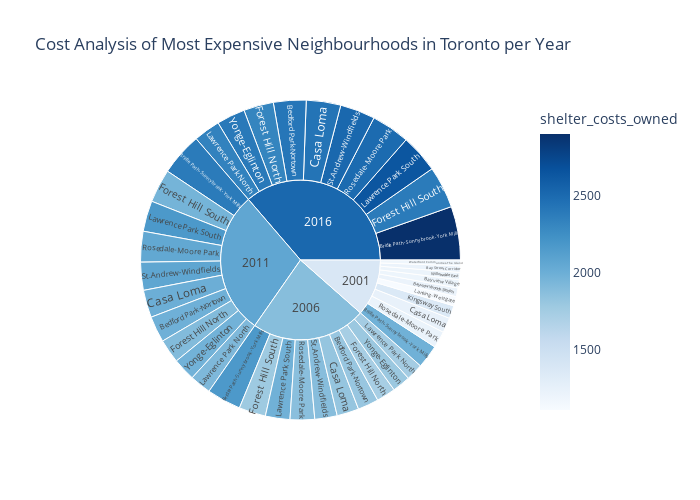

Notebook code for this chart:
### Code cell
# Create the sunburst chart
sunburst_plot = px.sunburst(exp_nbhood_sunburst, path=['year', 'neighbourhood'], 
                  values='average_house_value',  color='shelter_costs_owned',
                  hover_data=['shelter_costs_owned', 'shelter_costs_rented'],
                  color_continuous_scale='Blues',
                  title = "Cost Analysis of Most Expensive Neighbourhoods in Toronto per Year", width=700, height=500
                     )
sunburst_plot.show()

### Figure 1 — Plotly figure (JSON) as saved in the notebook; plotly's stock layout.template omitted (floating-point values rounded to 4 significant figures; data arrays with more than 128 entries replaced by an {"elided": "..."} marker saying what was removed)
{"data": [{"branchvalues": "total", "customdata": {"elided": "44x3 mixed values"}, "domain": {"x": [0, 1], "y": [0, 1]}, "hovertemplate": "labels=%{label}<br>average_house_value=%{value}<br>parent=%{parent}<br>id=%{id}<br>shelter_costs_owned=%{color}<br>shelter_costs_rented=%{customdata[1]}<extra></extra>", "ids": ["2001/Bay Street Corridor", "2001/Bayview Village", "2001/Bayview Woods-Steeles", "2006/Bedford Park-Nortown", "2011/Bedford Park-Nortown", "2016/Bedford Park-Nortown", "2001/Bridle Path-Sunnybrook-York Mills", "2006/Bridle Path-Sunnybrook-York Mills", "2011/Bridle Path-Sunnybrook-York Mills", "2016/Bridle Path-Sunnybrook-York Mills", "2001/Casa Loma", "2006/Casa Loma", "2011/Casa Loma", "2016/Casa Loma", "2006/Forest Hill North", "2011/Forest Hill North", "2016/Forest Hill North", "2006/Forest Hill South", "2011/Forest Hill South", "2016/Forest Hill South", "2001/Kingsway South", "2001/Lansing-Westgate", "2006/Lawrence Park North", "2011/Lawrence Park North", "2016/Lawrence Park North", "2006/Lawrence Park South", "2011/Lawrence Park South", "2016/Lawrence Park South", "2001/Rosedale-Moore Park", "2006/Rosedale-Moore Park", "2011/Rosedale-Moore Park", "2016/Rosedale-Moore Park", "2006/St.Andrew-Windfields", "2011/St.Andrew-Windfields", "2016/St.Andrew-Windfields", "2001/Waterfront Communities-The Island", "2001/Willowdale East", "2006/Yonge-Eglinton", "2011/Yonge-Eglinton", "2016/Yonge-Eglinton", "2001", "2006", "2011", "2016"], "labels": ["Bay Street Corridor", "Bayview Village", "Bayview Woods-Steeles", "Bedford Park-Nortown", "Bedford Park-Nortown", "Bedford Park-Nortown", "Bridle Path-Sunnybrook-York Mills", "Bridle Path-Sunnybrook-York Mills", "Bridle Path-Sunnybrook-York Mills", "Bridle Path-Sunnybrook-York Mills", "Casa Loma", "Casa Loma", "Casa Loma", "Casa Loma", "Forest Hill North", "Forest Hill North", "Forest Hill North", "Forest Hill South", "Forest Hill South", "Forest Hill South", "Kingsway South", "Lansing-Westgate", "Lawrence Park North", "Lawrence Park North", "Lawrence Park North", "Lawrence Park South", "Lawrence Park South", "Lawrence Park South", "Rosedale-Moore Park", "Rosedale-Moore Park", "Rosedale-Moore Park", "Rosedale-Moore Park", "St.Andrew-Windfields", "St.Andrew-Windfields", "St.Andrew-Windfields", "Waterfront Communities-The Island", "Willowdale East", "Yonge-Eglinton", "Yonge-Eglinton", "Yonge-Eglinton", "2001", "2006", "2011", "2016"], "marker": {"coloraxis": "coloraxis", "colors": [1218, 1197, 1212, 1808, 1988, 2418, 1983, 2170, 2387, 2903, 1241, 1819, 2001, 2434, 1731, 1904, 2316, 1781, 1959, 2383, 1362, 1106, 1748, 1922, 2338, 1977, 2174, 2644, 1219, 1868, 2054, 2498, 1881, 2069, 2516, 1177, 1207, 1793, 1972, 2398, 1381.0, 1879.0, 2067.0, 2514.0]}, "name": "", "parents": ["2001", "2001", "2001", "2006", "2011", "2016", "2001", "2006", "2011", "2016", "2001", "2006", "2011", "2016", "2006", "2011", "2016", "2006", "2011", "2016", "2001", "2001", "2006", "2011", "2016", "2006", "2011", "2016", "2001", "2006", "2011", "2016", "2006", "2011", "2016", "2001", "2001", "2006", "2011", "2016", "", "", "", ""], "type": "sunburst", "values": [257404, 327644, 343535, 826963, 1034387, 1295007, 927466, 1356757, 1697067, 2124653, 596077, 871981, 1090696, 1365503, 756983, 946854, 1185419, 1063011, 1329642, 1664653, 512334, 372579, 674957, 844253, 1056967, 972384, 1216283, 1522732, 664476, 972039, 1215852, 1522193, 888017, 1110755, 1390616, 228975, 284984, 719711, 900233, 1127052, 4515474, 9102803, 11386022, 14254795]}], "layout": {"coloraxis": {"colorbar": {"title": {"text": "shelter_costs_owned"}}, "colorscale": [[0, "rgb(247,251,255)"], [0.125, "rgb(222,235,247)"], [0.25, "rgb(198,219,239)"], [0.375, "rgb(158,202,225)"], [0.5, "rgb(107,174,214)"], [0.625, "rgb(66,146,198)"], [0.75, "rgb(33,113,181)"], [0.875, "rgb(8,81,156)"], [1, "rgb(8,48,107)"]]}, "height": 500, "legend": {"tracegroupgap": 0}, "title": {"text": "Cost Analysis of Most Expensive Neighbourhoods in Toronto per Year"}, "width": 700}}
